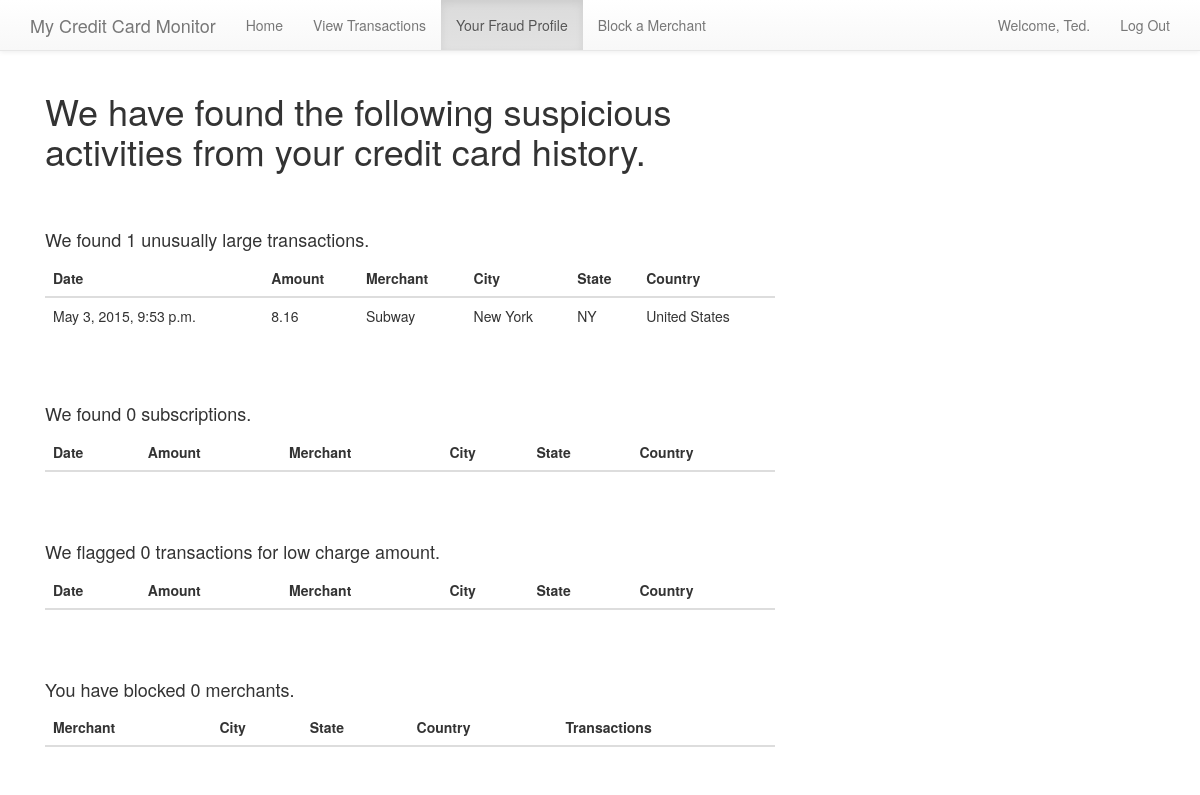
The page /fraud-profile/ (signed in) on the database as committed earlier.
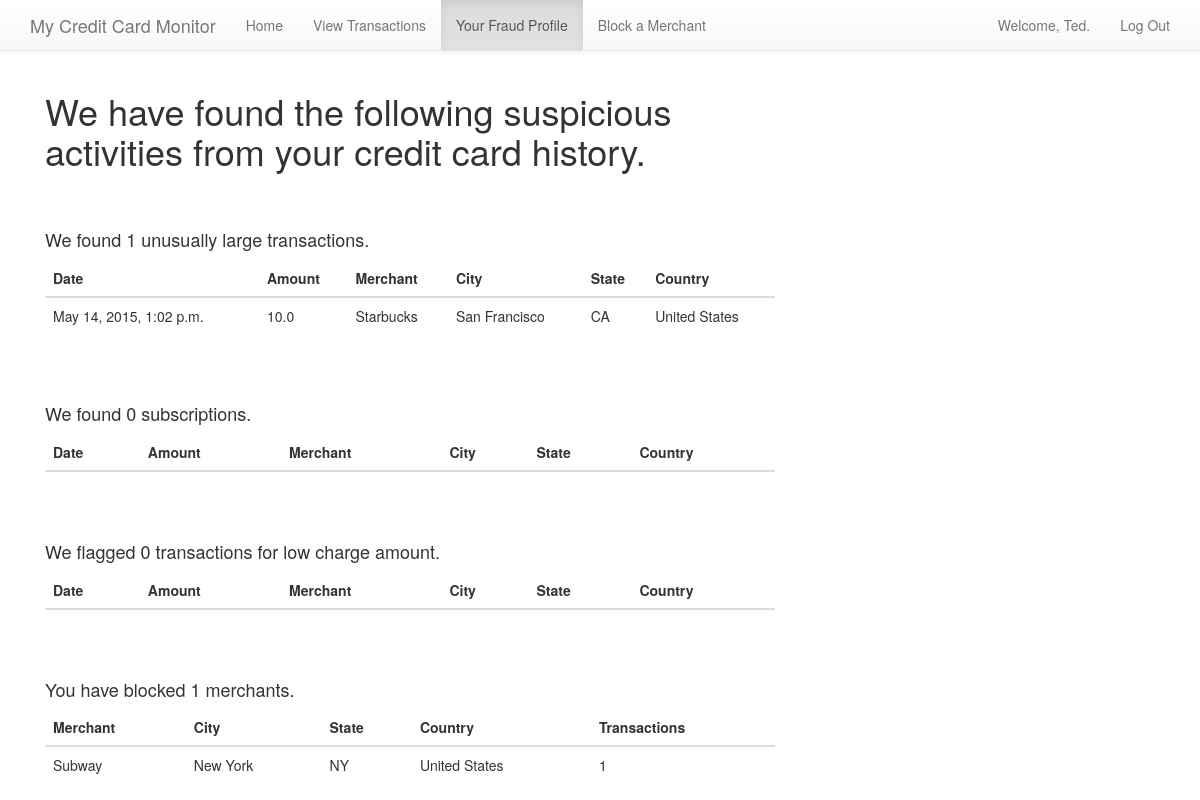
The same page on the database as committed later.
### cc/models.py (models this page shows, shortened)
class Transaction(models.Model):
	card_number = models.CharField(validators=[RegexValidator(regex='^.{16}$', message='Must be 16 digits', code='nomatch')], max_length=16)
	customer = models.ForeignKey('Customer', null=True)
	merchant_id = models.ForeignKey('Merchant')
	transaction_id = models.AutoField(primary_key=True)
	amount = models.FloatField()
	date = models.DateTimeField(default=timezone.now)
	safe_size = models.BooleanField(default=True)
	subscription = models.BooleanField(default=False)
	suspicious = models.BooleanField(default=False)
	blocked_merchant = models.BooleanField(default=False)

class Merchant(models.Model):
	user = models.OneToOneField(User)
	merchant_id = models.AutoField(primary_key=True)
	zip = models.CharField(max_length=5)
	city = models.CharField(max_length=50)
	state = models.CharField(max_length=2)
	country = models.CharField(max_length=50)

class Block(models.Model):
	customer = models.ForeignKey('Customer')
	merchant = models.ForeignKey('Merchant')
	transactions = models.IntegerField(default=0)

### cc/views.py (the view)
# urls.py: url(r'fraud-profile/', views.fraud_profile),
def fraud_profile(request):
	customer = Customer.objects.get(user=request.user)
	large_transactions = Transaction.objects.filter(customer=customer, safe_size=False).order_by('-date')
	lcount = large_transactions.count()
	subscriptions = Transaction.objects.filter(customer=customer, subscription=True).order_by('-date')
	subcount = subscriptions.count()
	suspicious_transactions = Transaction.objects.filter(customer=customer, suspicious=True).order_by('-date')
	suscount = suspicious_transactions.count()
	blocked = Block.objects.filter(customer=customer)
	bcount = blocked.count()
	return render(request, 'cc/fraud_profile.html', {'large_transactions': large_transactions,
		'lcount': lcount, 'subscriptions': subscriptions, 'subcount': subcount,
		'suspicious_transactions': suspicious_transactions, 'suscount': suscount,
		'blocked': blocked, 'bcount': bcount})

### cc/templates/cc/fraud_profile.html (shortened to what this page needs)
{% extends 'cc/base.html' %}
{% load staticfiles %}
{% block tabs %}
<li><a href="/">Home</a></li>
<li><a href="/transactions">View Transactions</a></li>
<li class="active"><a href="/fraud-profile">Your Fraud Profile</a></li>
<li><a href="/block-merchant">Block a Merchant</a></li>
{% endblock %}
{% block content %}
<div class="col-md-8">
  <h1>We have found the following suspicious activities from your credit card history.</h1>
  <br />
  <br />
  <h4>We found {{ lcount }} unusually large transactions.</h4>
  <table class="table table-hover">
    <thead>
      <tr>
        <th>Date</th>
        <th>Amount</th>
        <th>Merchant</th>
        <th>City</th>
        <th>State</th>
        <th>Country</th>
      </tr>
    </thead>
    <tbody>
	{% for t in large_transactions %}
      <tr>
        <td>{{ t.date }}</td>
        <td>{{ t.amount }}</td>
        <td>{{ t.merchant_id.user.first_name }}</td>
        <td>{{ t.merchant_id.city }}</td>
        <td>{{ t.merchant_id.state }}</td>
        <td>{{ t.merchant_id.country }}</td>
      </tr>
    {% endfor %}
    </tbody>
  </table>
  <br />
  <br />
  <h4>We found {{ subcount }} subscriptions.</h4>
    <table class="table table-hover">
    <thead>
      <tr>
        <th>Date</th>
        <th>Amount</th>
        <th>Merchant</th>
        <th>City</th>
        <th>State</th>
        <th>Country</th>
      </tr>
    </thead>
  </table>
  <br />
  <br />
  <h4>We flagged {{ suscount }} transactions for low charge amount.</h4>
    <table class="table table-hover">
    <thead>
      <tr>
        <th>Date</th>
        <th>Amount</th>
        <th>Merchant</th>
        <th>City</th>
        <th>State</th>
        <th>Country</th>
      </tr>
    </thead>
  </table>
  <br />
  <br />
  <h4>You have blocked {{ bcount }} merchants.</h4>
    <table class="table table-hover">
    <thead>
      <tr>
        <th>Merchant</th>
        <th>City</th>
        <th>State</th>
        <th>Country</th>
        <th>Transactions</th>
      </tr>
    </thead>
    <tbody>
  {% for b in blocked %}
      <tr>
        <td>{{ b.merchant.user.first_name }}</td>
        <td>{{ b.merchant.city }}</td>
        <td>{{ b.merchant.state }}</td>
        <td>{{ b.merchant.country }}</td>
        <td>{{ b.transactions }}</td>
      </tr>
    {% endfor %}
    </tbody>
  </table>
</div>
{% endblock content %}

### cc/templates/cc/base.html (shortened to what this page needs)
{% load staticfiles %}
<!DOCTYPE html>
<html lang="en">
	<head>
		<link rel="stylesheet" href="//maxcdn.bootstrapcdn.com/bootstrap/3.2.0/css/bootstrap.min.css">
    <link rel="stylesheet" href="//maxcdn.bootstrapcdn.com/bootstrap/3.2.0/css/bootstrap-theme.min.css">
		<link href={% static 'css/styles.css' %} rel="stylesheet">
	</head>
	<body>
<div class="navbar navbar-default navbar-static-top">
  <div class="container">
    <div class="navbar-header">
      <a class="navbar-brand" href="/">My Credit Card Monitor</a>
    </div>
    <div class="collapse navbar-collapse">
      <ul class="nav navbar-nav">
        {% block tabs %}
        {% endblock %}
      </ul>
      <ul class="nav navbar-nav navbar-right">
        {% if not request.user.is_authenticated %}
        <li><a href="/register">Register</a></li>
        <li><a href="/login">Log In</a></li>
        {% else %}
        <li><a href="/">Welcome, {{ request.user.first_name}}.</a></li>
        <li><a href="/logout">Log Out</a></li>
        {% endif %}
      </ul>
    </div>
  </div>
</div>
<div class="container">
  {% block content %}
  {% endblock %}
</div>
	</body>
</html>

### static/css/styles.css (style rules this page uses)
body { padding-top: 0px; }

Rows that differ between the two databases and show on the page:
no longer on this page (row edited): Transaction: date "May 3, 2015, 9:53 p.m.", amount "8.16", merchant_id.user.first_name "Subway", merchant_id.city "New York", merchant_id.state "NY", merchant_id.country "United States"
added Transaction: date "May 14, 2015, 1:02 p.m.", amount "10.0", merchant_id.user.first_name "Starbucks", merchant_id.city "San Francisco", merchant_id.state "CA", merchant_id.country "United States"
added Block: merchant.user.first_name "Subway", merchant.city "New York", merchant.state "NY", merchant.country "United States", transactions "1"
Other text that changed with them:
{{ bcount }}: "0" → "1"
